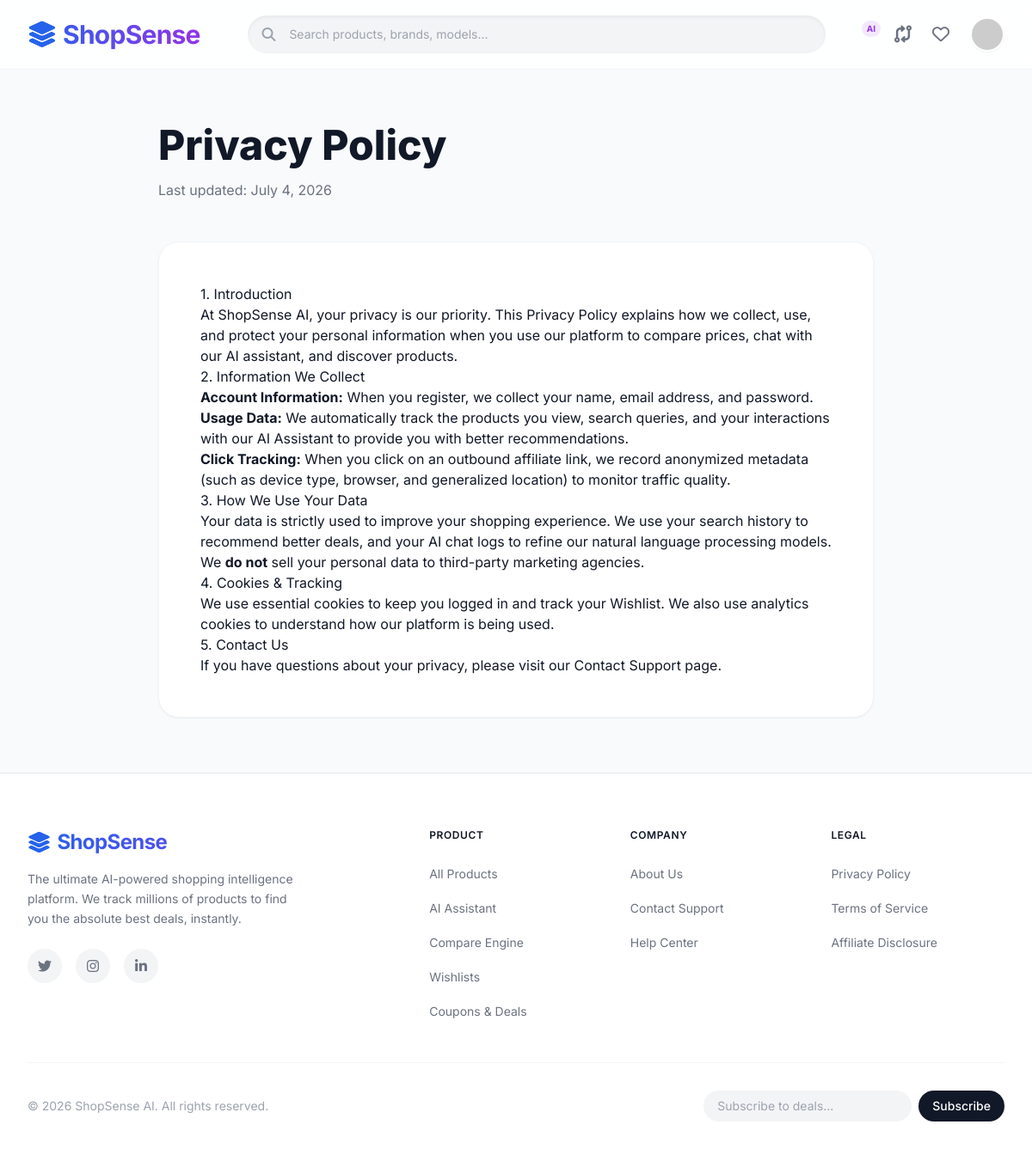
/legal/privacy-policy/ (signed in), run on the app's committed database.
### legal/models.py (models this page shows, shortened)
class LegalDocument(models.Model):
    title = models.CharField(max_length=200)
    slug = models.SlugField(unique=True, blank=True)
    content = models.TextField(help_text="HTML content for the legal page.")
    is_published = models.BooleanField(default=True)
    last_updated = models.DateTimeField(auto_now=True)

### legal/views.py (the view)
# urls.py: path('<slug:slug>/', LegalDocumentView.as_view(), name='legal_document'),
class LegalDocumentView(DetailView):
    model = LegalDocument
    template_name = 'legal/document.html'
    context_object_name = 'document'
    def get_object(self):
        return get_object_or_404(LegalDocument, slug=self.kwargs['slug'], is_published=True)

### system/context_processors.py (called while the page is built, shortened)
def admin_dashboard_stats(request):
    if request.path != '/admin/' or not request.user.is_superuser:
        return {}

### templates/legal/document.html (shortened to what this page needs)
{% extends 'base.html' %}
{% block content %}
<div class="max-w-4xl mx-auto px-4 sm:px-6 lg:px-8 py-16">
    <div class="mb-12">
        <h1 class="text-4xl md:text-5xl font-extrabold text-gray-900 dark:text-white mb-4">{{ document.title }}</h1>
        <p class="text-gray-500 dark:text-gray-400">Last updated: {{ document.last_updated|date:"F j, Y" }}</p>
    </div>
    <div class="prose prose-lg prose-blue dark:prose-invert max-w-none bg-white dark:bg-gray-800 p-8 md:p-12 rounded-3xl border border-gray-100 dark:border-gray-700 shadow-sm">
        {{ document.content|safe }}
    </div>
</div>
{% endblock %}

### templates/base.html (style rules this page uses)
body { font-family: 'Inter', sans-serif; }

### data on the page
LegalDocument: title "Privacy Policy", last_updated "July 4, 2026", content "1. Introduction At ShopSense AI, your privacy is our priority. This Privacy Policy explains how we collect, use, and protect your personal information when you use our platform to compare prices, chat with our AI assistant, and discover products. 2. Information We Collect Account Information: When you register, we collect your name, email address, and password. Usage Data: We automatically track the products you view, search queries, and your interactions with our AI Assistant to provide you with better recommendations. Click Tracking: When you click on an outbound affiliate link, we record anonymized metadata (such as device type, browser, and generalized location) to monitor traffic…"
